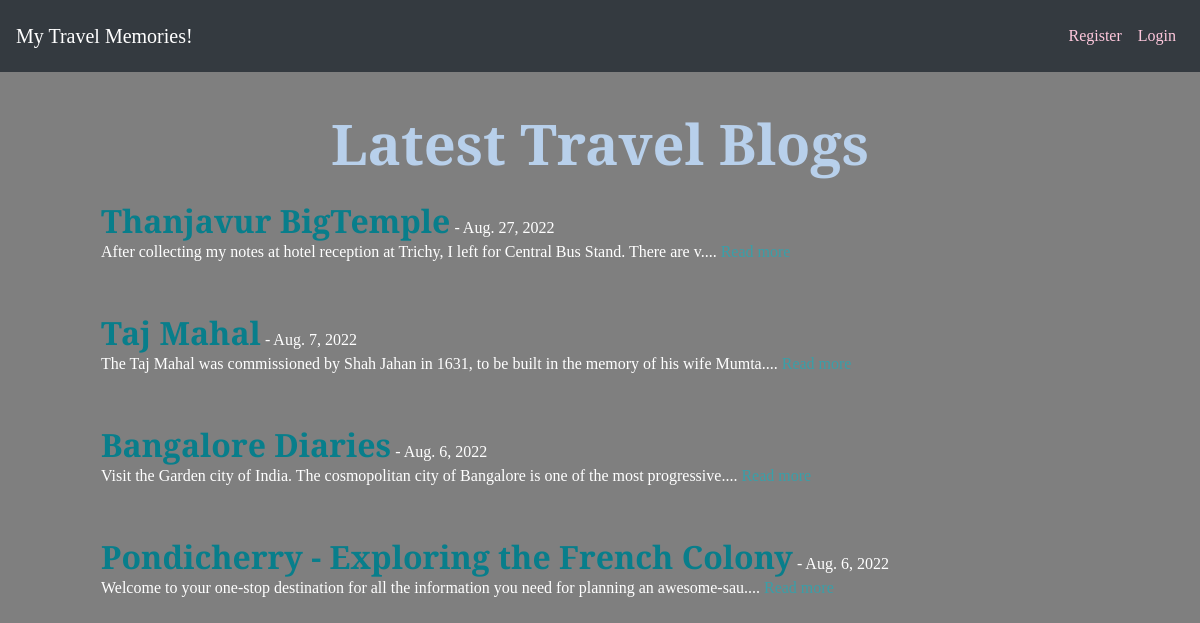
The page / on the database its author committed.
### blogcrud/models.py (models this page shows, shortened)
class Post(models.Model):
    title = models.CharField(max_length=255)
    header_image = models.ImageField(
        null=True, blank=True, upload_to="images/")
    title_tag = models.CharField(max_length=255, default="Blog Website")
    author = models.ForeignKey(User, on_delete=models.CASCADE)
    body = RichTextField(blank=True, null=True)
    post_date = models.DateField(auto_now_add=True)
    likes = models.ManyToManyField(User, related_name='blog_posts')

### blogcrud/views.py (the view)
# urls.py: path('',HomeView.as_view(),name='homecrud'),
class HomeView(ListView):
    model = Post
    template_name = 'homecrud.html'
    ordering = ['-post_date']

### blogcrud/templates/homecrud.html (shortened to what this page needs)
{% extends 'base.html' %} {% block content %}
<div class="titlemedia">
  <h1 class="title">Latest Travel Blogs</h1>
</div>
<div class="home">
  <ul>
    {% for post in object_list %}
    <div class="sec1">
      <li class="indi-blog">
        <div class="head1">
          <h5 class="mob-res"><span>{{ post.title }}</span></h5>
          - {{ post.post_date }}
        </div>
        <div class="blogcont">{{ post.body|slice:":100"|safe }}....<a
            href="{% url 'blogdetails' post.author.username post.pk %}"> Read more</a></div>
      </li>
    </div>
    {% endfor %}
  </ul>
</div>
{% endblock %}

### static/css/style.css (style rules this page uses)
* { font-family: 'Playfair Display', serif; font-size: 1rem; font-weight:lighter; box-sizing: border-box; }
body { background: linear-gradient(rgba(0, 0, 0, 0.5), rgba(0, 0, 0, 0.5)),url('https://c4.wallpaperflare.com/wallpaper/765/992/4/road-in-black-and-white-wallpaper-preview.jpg') ; background-repeat: no-repeat; background-size: cover; background-attachment: fixed; color: white; font-family: 'Playfair Display', serif; font-size: 1.6rem; }
.title { color: #B8D0EB; font-weight:bold; text-align: center; font-family: 'Playfair Display', serif; font-size: 3.5rem; width: 100%; }
.home h5 span { color: #087E8B; font-size: 2rem; font-weight: bold; }
h1 { color:#ffafcc; }
.indi-blog { width: max-content; margin-top: 0.1rem; padding: 1rem; border-radius: 10px; list-style: none; display: flex; flex-wrap: wrap; flex-direction: column; }
.mob-res { display: inline; }
.indi-blog a { text-decoration: none; color:#3a9fa8; opacity: 2; }
.blogcont { font-family: 'Karla', sans-serif; }

### rows shown on the page
Post: title "Thanjavur BigTemple", post_date "Aug. 27, 2022", body "After collecting my notes at hotel reception at Trichy, I left for Central Bus Stand. There are v"
Post: title "Taj Mahal", post_date "Aug. 7, 2022", body "The Taj Mahal was commissioned by Shah Jahan in 1631, to be built in the memory of his wife Mumta"
Post: title "Bangalore Diaries", post_date "Aug. 6, 2022", body "Visit the Garden city of India. The cosmopolitan city of Bangalore is one of the most progressive"
Post: title "Pondicherry - Exploring the French Colony", post_date "Aug. 6, 2022", body "Welcome to your one-stop destination for all the information you need for planning an awesome-sau"
